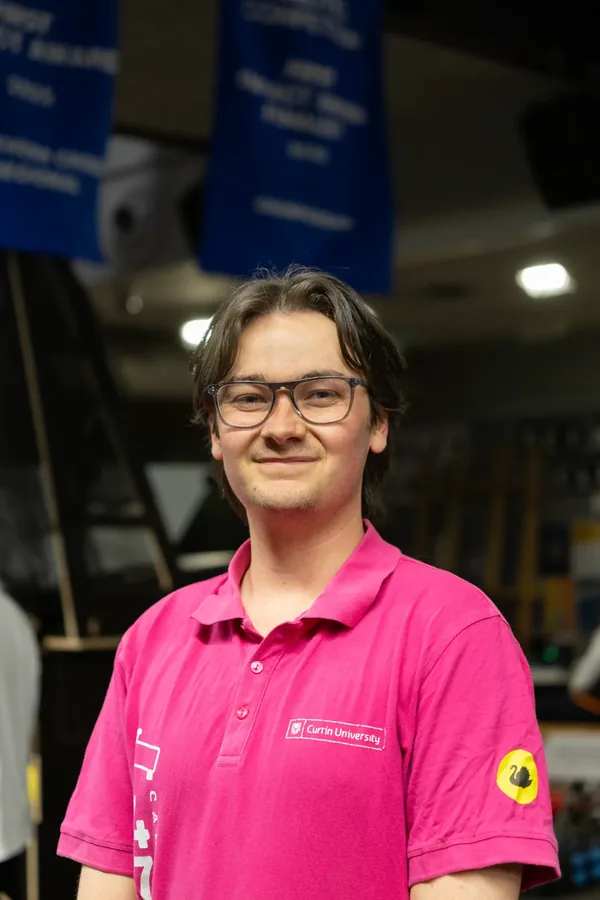
#> input picture assets/images/headshot-600.webp, 600 x 900 px
$ python halftone.py ../assets/images/headshot-600.webp out.png
#> lines starting #> are read from the running program, lines starting #| are printed output that depends on the picture
#> in from_photo, `img = Image.open(path).convert("L")`:
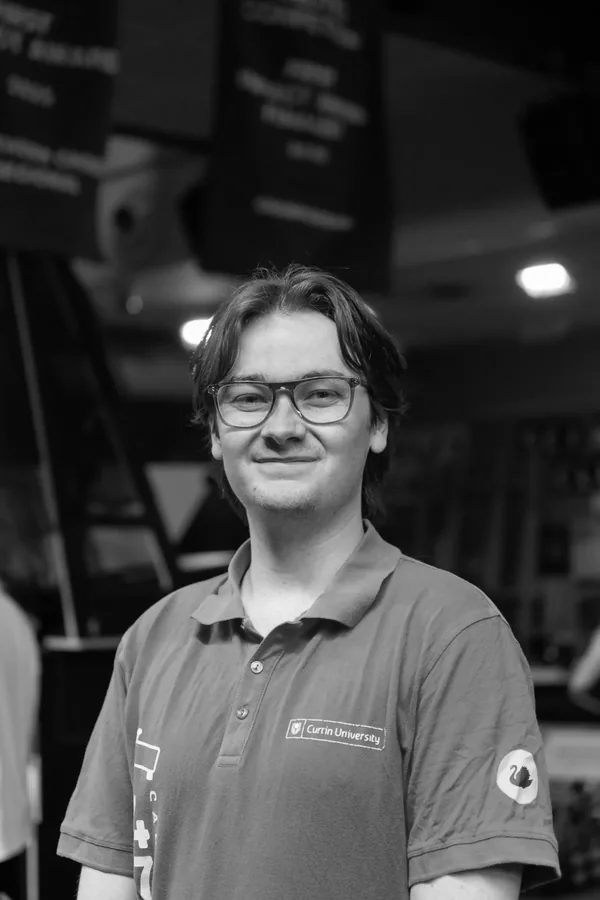
#> img: PIL image 600x900 L; min 0, max 255, mean 65.5
#> in from_photo, `shape = img.point(lambda v: 255 if v < threshold else 0).filter(ImageF..`:
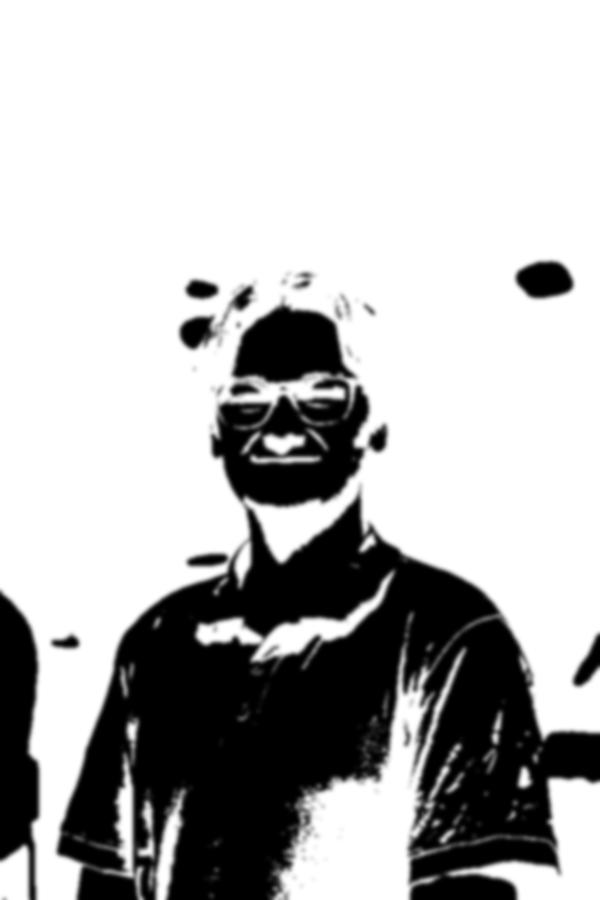
#> shape: PIL image 600x900 L; min 0, max 255, mean 182.4
#!/usr/bin/env python3
"""Halftone SVG generator for harrys.monster. Run once, commit the output. Needs Pillow."""
import argparse
from PIL import Image, ImageFilter, ImageOps


def halftone(shape, tone, cols, rmax=0.5, rmin=0.08):
    """shape and tone are same-size 'L' images: shape is coverage (255 = solid),
    tone is brightness. One circle per grid cell, in grid units. The LANCZOS
    downsample leaves partial coverage at the edges, which feathers the dots."""
#> called with cols = 90, rmax = 0.5, rmin = 0.08
    rows = round(cols * shape.height / shape.width)
#> rows = 135
    s = shape.resize((cols, rows), Image.LANCZOS)
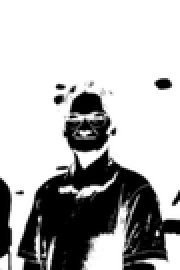
#> s: PIL image 90x135 L (shown 2 times larger); min 0, max 255, mean 182.5
    t = tone.resize((cols, rows), Image.LANCZOS)
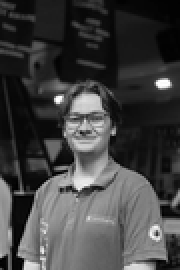
#> t: PIL image 90x135 L (shown 2 times larger); min 0, max 255, mean 65.5
    circles = []
    for y in range(rows):
        for x in range(cols):
            r = rmax * (s.getpixel((x, y)) / 255) * (0.35 + 0.65 * t.getpixel((x, y)) / 255)
            if r >= rmin:
                circles.append((x + 0.5, y + 0.5, round(r, 2)))
#> after the loop, circles = 9058 items, first 6: (0.5, 0.5, 0.23), (1.5, 0.5, 0.22), (2.5, 0.5, 0.21), (3.5, 0.5, 0.2), (4.5, 0.5, 0.19), (5.5, 0.5, 0.19)
    return cols, rows, circles


def to_svg(w, h, circles):
    body = "".join(f'<circle cx="{cx:g}" cy="{cy:g}" r="{r:g}"/>' for cx, cy, r in circles)
    return f'<svg xmlns="http://www.w3.org/2000/svg" viewBox="0 0 {w} {h}" fill="#fff">{body}</svg>'


def from_photo(path, threshold, box):
    img = Image.open(path).convert("L")
    if box:
        img = img.crop(box)
    # Land is darker than sky: everything under the threshold is the shape.
    shape = img.point(lambda v: 255 if v < threshold else 0).filter(ImageFilter.GaussianBlur(2))
    return shape, ImageOps.autocontrast(img)


if __name__ == "__main__":
    p = argparse.ArgumentParser()
    p.add_argument("src", help="image path")
    p.add_argument("out")
    p.add_argument("--cols", type=int, default=90)
    p.add_argument("--threshold", type=int, default=110)
    p.add_argument("--box", type=lambda s: tuple(int(v) for v in s.split(",")))
    a = p.parse_args()
    shape, tone = from_photo(a.src, a.threshold, a.box)
    w, h, circles = halftone(shape, tone, a.cols)
#> w = 90; h = 135
    with open(a.out, "w") as f:
        f.write(to_svg(w, h, circles))
    print(f"{a.out}: {len(circles)} circles, {w}x{h}")
#| out.png: 9058 circles, 90x135
